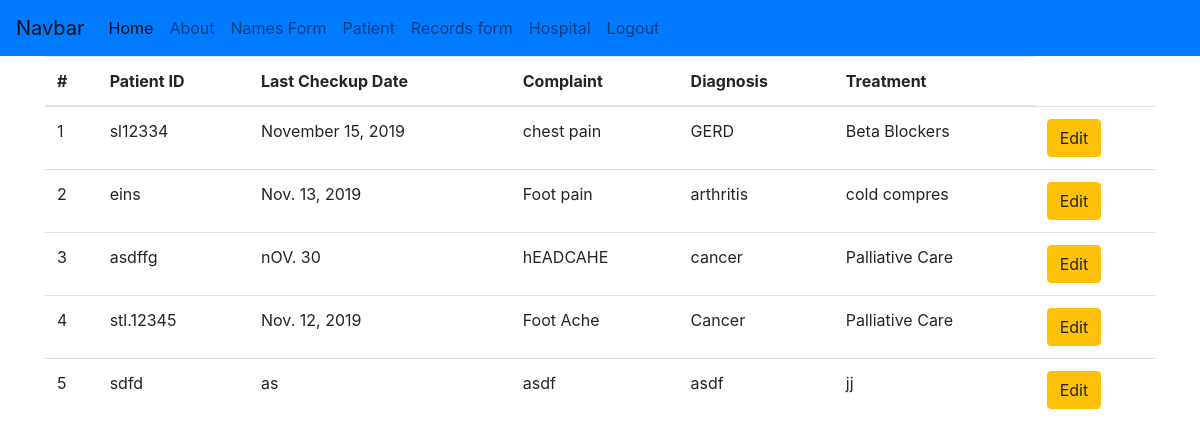
Screenshot of /hospital with the database file from the repository.
### tables this page shows
CREATE TABLE "second" (
	"id"	INTEGER NOT NULL PRIMARY KEY AUTOINCREMENT UNIQUE,
	"patient_id"	TEXT,
	"Last_Checkup"	TEXT,
	"Complaint"	TEXT,
	"Diagnosis"	TEXT,
	"Treatment"	TEXT
);

### Finals.py (the view)
@app.route('/hospital')
def hospital():
    results = read_second_table()
    return render_template("hospital.html", results=results)

### Finals.py (called while the page is built)
def connect_db():
    conn = sqlite3.connect('flask.db')
    return conn

def read_second_table():
    conn = connect_db()
    cur = conn.cursor()
    cur.execute('SELECT * FROM second')
    results = cur.fetchall()
    cur.close()
    return results

### templates/hospital.html
{% extends 'base.html' %}
{% block content %}
  <div class="container">
    <table class="table table-hover">
      <thead>
        <tr>
          <th scope="col">#</th>
          <th scope="col">Patient ID</th>
          <th scope="col">Last Checkup Date</th>
          <th scope="col">Complaint</th>
          <th scope="col">Diagnosis</th>
          <th scope="col">Treatment</th>
        </tr>
      </thead>
      <tbody>
      {% for result in results %}
        <tr>
          <td>{{ loop.index }}</td>
          <td>{{ result[1] }}</td>
          <td>{{ result[2] }}</td>
          <td>{{ result[3] }}</td>
          <td>{{ result[4] }}</td>
          <td>{{ result[5] }}</td>
          <td>
            <form method="get" action="{{ url_for('edit2') }}">
              <button type="submit" value="{{ result[0] }}" name="edit2" class="btn btn-warning">Edit</button>
            </form>
          </td>
        </tr>
      {% endfor %}
      </tbody>
    </table>
  </div>
{% endblock %}

### rows the page displays
second: patient "sl12334", Last_Checkup "November 15, 2019", Complaint "chest pain", Diagnosis "GERD", Treatment "Beta Blockers", {{ result[0] }} 5 (drawn)
second: patient "eins", Last_Checkup "Nov. 13, 2019", Complaint "Foot pain", Diagnosis "arthritis", Treatment "cold compres", {{ result[0] }} 7 (drawn)
second: patient "asdffg", Last_Checkup "nOV. 30", Complaint "hEADCAHE", Diagnosis "cancer", Treatment "Palliative Care", {{ result[0] }} 8 (drawn)
second: patient "stl.12345", Last_Checkup "Nov. 12, 2019", Complaint "Foot Ache", Diagnosis "Cancer", Treatment "Palliative Care", {{ result[0] }} 9 (drawn)
second: patient "sdfd", Last_Checkup "as", Complaint "asdf", Diagnosis "asdf", Treatment "jj", {{ result[0] }} 10 (drawn)
